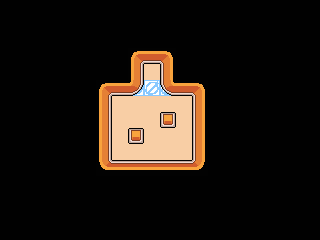

Rendered tile map (Tiled .tmx) drawn with the repository's tilesets; below, a short description and the map source with its tile grids summarised:
An orthogonal 20x15 tile map with 16x16 px tiles, 2 tile layers (Tile Layer 2, Tile Layer 1) and 15 objects.

<map version="1.9" tiledversion="1.9.2" orientation="orthogonal" renderorder="right-down" width="20" height="15" tilewidth="16" tileheight="16" infinite="0" nextlayerid="19" nextobjectid="212">
 <tileset firstgid="1" name="fantasy" tilewidth="16" tileheight="16" tilecount="1120" columns="28">
  <image source="tilesets/tileset.png" width="448" height="640" />
 </tileset>
 <layer id="11" name="Tile Layer 2" width="20" height="15">
  <data>[300 cells, 300 non-empty, 4 distinct tile ids]</data>
 </layer>
 <layer id="10" name="Tile Layer 1" width="20" height="15">
  <data>[300 cells, 28 non-empty, 12 distinct tile ids]</data>
 </layer>
 <objectgroup id="6" name="collisions">
  <object id="197" x="96" y="160" width="112" height="16" />
  <object id="198" x="192" y="80" width="16" height="80" />
  <object id="199" x="96" y="80" width="16" height="80" />
  <object id="200" x="112" y="80" width="32" height="16" />
  <object id="201" x="128" y="48" width="48" height="16" />
  <object id="202" x="160" y="80" width="32" height="16" />
  <object id="203" x="128" y="64" width="16" height="16" />
  <object id="204" x="160" y="64" width="16" height="16" />
  <object id="206" x="160" y="112" width="16" height="16" />
  <object id="207" x="128" y="128" width="16" height="16" />
 </objectgroup>
 <objectgroup id="16" name="endpoint">
  <object id="208" x="144" y="64" width="16" height="16" />
 </objectgroup>
 <objectgroup id="17" name="spawnpoint">
  <object id="209" x="112" y="144" width="16" height="16" />
 </objectgroup>
 <objectgroup id="18" name="coins">
  <object id="210" x="128" y="112" width="16" height="16" />
  <object id="211" x="160" y="128" width="16" height="16" />
 </objectgroup>
 <objectgroup id="15" name="poison">
  <object id="205" x="128" y="80" width="48" height="16" />
 </objectgroup>
</map>
